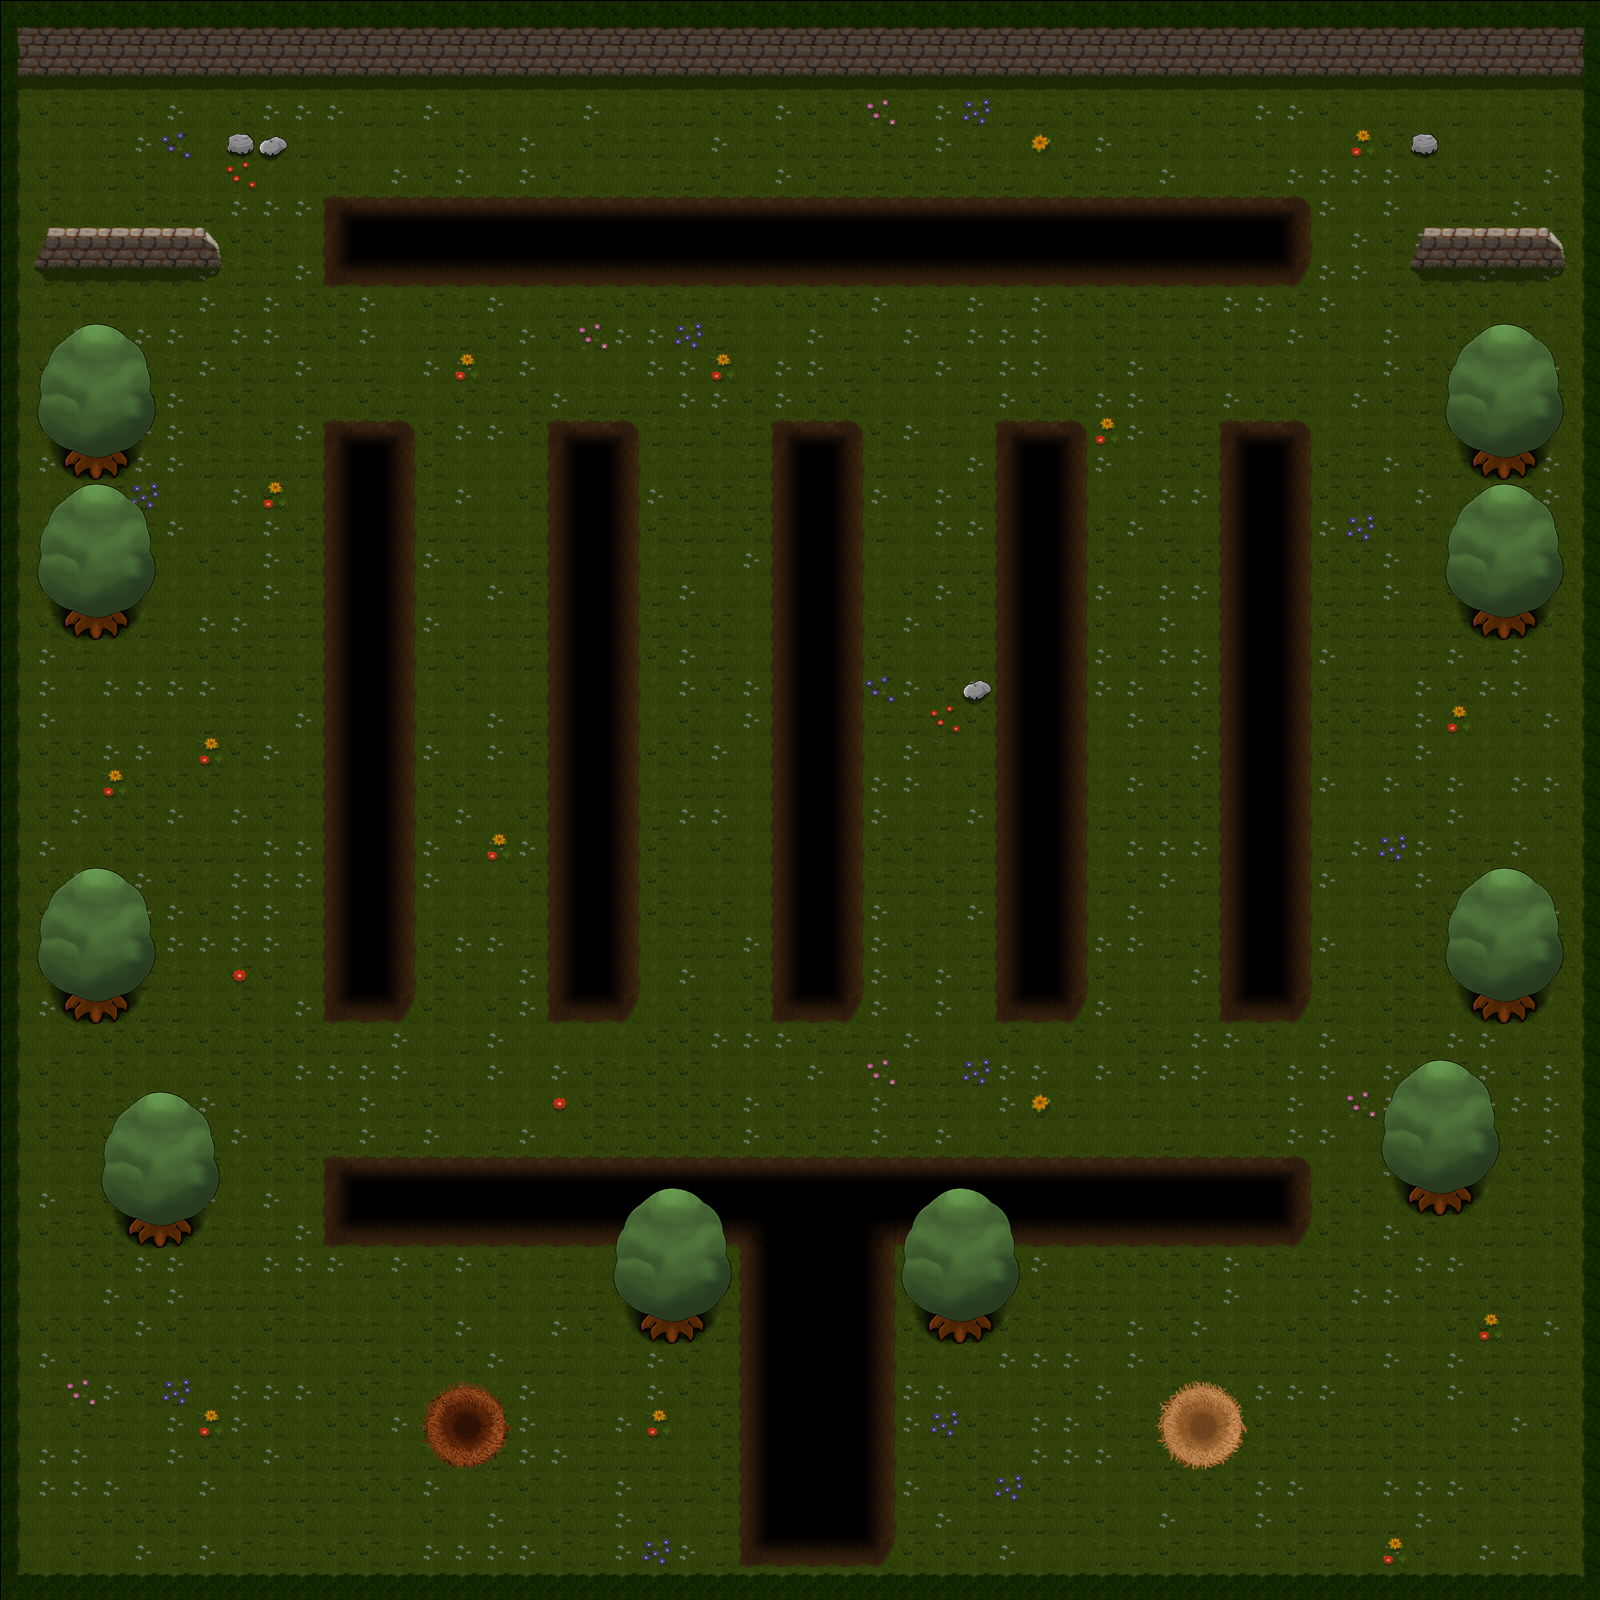

Below is a game level as drawn by its tile map, then a one-line description and the .tmx that defines it (tile-layer data replaced by summaries):
An orthogonal 50x50 tile map with 32x32 px tiles, 5 tile layers (Groundlayer (Rand, Wand, Terrain), Zonelayer (hohes Gras, Start), Detaillayer (Deko), Overlayer, ...), 16 tilesets and 75 objects (29x solid, 8x hole, startb, startw).

<map version="1.0" orientation="orthogonal" width="50" height="50" tilewidth="32" tileheight="32">
 <tileset firstgid="1" name="dummyWasserHalb" tilewidth="32" tileheight="32">
  <tileoffset x="1" y="1" />
  <properties>
   <property name="animation" value="" />
   <property name="animationDuration" value="0.15" />
   <property name="animationFrames" value="5" />
   <property name="animationTileOffset" value="5" />
  </properties>
  <image source="tiles/dummyWasserHalb.png" width="128" height="32" />
 </tileset>
 <tileset firstgid="5" name="egg" tilewidth="32" tileheight="32">
  <tileoffset x="1" y="1" />
  <properties>
   <property name="TYPE" value="egg" />
  </properties>
  <image source="tiles/egg.png" width="32" height="32" />
 </tileset>
 <tileset firstgid="6" name="carrot" tilewidth="32" tileheight="32">
  <tileoffset x="1" y="1" />
  <properties>
   <property name="TYPE" value="carrot" />
  </properties>
  <image source="tiles/carrot.png" width="32" height="32" />
 </tileset>
 <tileset firstgid="7" name="clover" tilewidth="32" tileheight="32">
  <tileoffset x="1" y="1" />
  <properties>
   <property name="TYPE" value="clover" />
  </properties>
  <image source="tiles/clover.png" width="32" height="32" />
 </tileset>
 <tileset firstgid="8" name="spinach" tilewidth="32" tileheight="32">
  <tileoffset x="1" y="1" />
  <properties>
   <property name="TYPE" value="spinach" />
  </properties>
  <image source="tiles/spinach.png" width="32" height="32" />
 </tileset>
 <tileset firstgid="9" name="bridge_horizontal_left" tilewidth="32" tileheight="96">
  <tileoffset x="1" y="1" />
  <image source="tiles/bridge_horizontal_left.png" width="32" height="96" />
 </tileset>
 <tileset firstgid="10" name="bridge_horizontal_middle" tilewidth="32" tileheight="96">
  <tileoffset x="1" y="1" />
  <image source="tiles/bridge_horizontal_middle.png" width="32" height="96" />
 </tileset>
 <tileset firstgid="11" name="bridge_horizontal_right" tilewidth="32" tileheight="96">
  <tileoffset x="1" y="1" />
  <image source="tiles/bridge_horizontal_right.png" width="32" height="96" />
 </tileset>
 <tileset firstgid="12" name="bridge_vertical_bottom" tilewidth="96" tileheight="32">
  <tileoffset x="1" y="1" />
  <image source="tiles/bridge_vertical_bottom.png" width="96" height="32" />
 </tileset>
 <tileset firstgid="13" name="bridge_vertical_middle" tilewidth="96" tileheight="32">
  <tileoffset x="1" y="1" />
  <image source="tiles/bridge_vertical_middle.png" width="96" height="32" />
 </tileset>
 <tileset firstgid="14" name="bridge_vertical_top" tilewidth="96" tileheight="32">
  <tileoffset x="1" y="1" />
  <image source="tiles/bridge_vertical_top.png" width="96" height="32" />
 </tileset>
 <tileset firstgid="15" name="dummyTilesHalb" tilewidth="32" tileheight="32">
  <tileoffset x="1" y="1" />
  <image source="tiles/dummyTilesHalb.png" width="512" height="512" />
  <terraintypes>
   <terrain name="Gras" tile="-1" />
   <terrain name="Weg" tile="-1" />
   <terrain name="Abgrund" tile="-1" />
   <terrain name="Wasser" tile="-1" />
  </terraintypes>
  <tile id="0" terrain="0,0,0,0" />
  <tile id="1" terrain="0,0,0,0" />
  <tile id="2" terrain="0,0,0,0" />
  <tile id="3" terrain="0,0,0,0" />
  <tile id="16" terrain="0,0,0,1" />
  <tile id="17" terrain="0,0,1,1" />
  <tile id="18" terrain="0,0,1,0" />
  <tile id="32" terrain="0,1,0,1" />
  <tile id="33" terrain="1,1,1,1" />
  <tile id="34" terrain="1,0,1,0" />
  <tile id="35" terrain="0,1,1,1" />
  <tile id="36" terrain="1,0,1,1" />
  <tile id="48" terrain="0,1,0,0" />
  <tile id="49" terrain="1,1,0,0" />
  <tile id="50" terrain="1,0,0,0" />
  <tile id="51" terrain="1,1,0,1" />
  <tile id="52" terrain="1,1,1,0" />
  <tile id="64" terrain="0,0,0,3" />
  <tile id="65" terrain="0,0,3,3" />
  <tile id="66" terrain="0,0,3,0" />
  <tile id="69" terrain="0,0,0,2" />
  <tile id="70" terrain="0,0,2,2" />
  <tile id="71" terrain="0,0,2,0" />
  <tile id="80" terrain="0,3,0,3" />
  <tile id="81" terrain="3,3,3,3" />
  <tile id="82" terrain="3,0,3,0" />
  <tile id="83" terrain="0,3,3,3" />
  <tile id="84" terrain="3,0,3,3" />
  <tile id="85" terrain="0,2,0,2" />
  <tile id="86" terrain="2,2,2,2" />
  <tile id="87" terrain="2,0,2,0" />
  <tile id="88" terrain="0,2,2,2" />
  <tile id="89" terrain="2,0,2,2" />
  <tile id="96" terrain="0,3,0,0" />
  <tile id="97" terrain="3,3,0,0" />
  <tile id="98" terrain="3,0,0,0" />
  <tile id="99" terrain="3,3,0,3" />
  <tile id="100" terrain="3,3,3,0" />
  <tile id="101" terrain="0,2,0,0" />
  <tile id="102" terrain="2,2,0,0" />
  <tile id="103" terrain="2,0,0,0" />
  <tile id="104" terrain="2,2,0,2" />
  <tile id="105" terrain="2,2,2,0" />
 </tileset>
 <tileset firstgid="271" name="bush" tilewidth="64" tileheight="64">
  <tileoffset x="1" y="1" />
  <properties>
   <property name="TYPE" value="bush" />
  </properties>
  <image source="tiles/bush.png" width="64" height="64" />
 </tileset>
 <tileset firstgid="272" name="straw" tilewidth="64" tileheight="64">
  <tileoffset x="1" y="1" />
  <properties>
   <property name="TYPE" value="hay" />
  </properties>
  <image source="tiles/straw.png" width="64" height="64" />
 </tileset>
 <tileset firstgid="273" name="switch" tilewidth="64" tileheight="64">
  <tileoffset x="1" y="1" />
  <image source="tiles/switch.png" width="64" height="64" />
 </tileset>
 <tileset firstgid="274" name="home" tilewidth="32" tileheight="32">
  <tileoffset x="1" y="1" />
  <image source="tiles/home.png" width="192" height="96" />
 </tileset>
 <layer name="Groundlayer (Rand, Wand, Terrain)" width="50" height="50">
  <data>[2500 cells, 2500 non-empty, 29 distinct tile ids]</data>
 </layer>
 <layer name="Zonelayer (hohes Gras, Start)" width="50" height="50">
  <data>[2500 cells, 26 non-empty, 26 distinct tile ids]</data>
 </layer>
 <layer name="Detaillayer (Deko)" width="50" height="50">
  <data>[2500 cells, 88 non-empty, 17 distinct tile ids]</data>
 </layer>
 <objectgroup name="Brueckenebene" width="50" height="50" />
 <objectgroup name="Aktionsebene (Ei, Schalter, Busch, Futter)" width="50" height="50">
  <object gid="5" x="32" y="128" />
  <object gid="5" x="64" y="224" />
  <object gid="5" x="1472" y="192" />
  <object gid="5" x="1536" y="128" />
  <object gid="5" x="1120" y="480" />
  <object gid="5" x="896" y="704" />
  <object gid="5" x="672" y="896" />
  <object gid="5" x="448" y="480" />
  <object gid="5" x="672" y="160" />
  <object gid="5" x="800" y="128" />
  <object gid="5" x="1504" y="1408" />
  <object gid="5" x="1440" y="1472" />
  <object gid="5" x="96" y="1504" />
  <object gid="5" x="64" y="1376" />
  <object gid="8" x="1184" y="704" />
  <object gid="7" x="992" y="160" />
  <object gid="7" x="128" y="768" />
  <object gid="6" x="1408" y="768" />
  <object gid="6" x="416" y="864" />
  <object gid="94" x="704" y="832" />
  <object gid="5" x="704" y="832" />
  <object gid="5" x="1536" y="512" />
  <object gid="5" x="32" y="928" />
  <object gid="271" x="1344" y="256" />
  <object gid="271" x="256" y="256" />
  <object gid="271" x="160" y="224" />
  <object gid="271" x="1408" y="224" />
  <object gid="271" x="1312" y="1216" />
  <object gid="271" x="1472" y="1248" />
  <object gid="271" x="32" y="1280" />
  </objectgroup>
 <objectgroup name="Zonenebene" width="50" height="50">
  <!-- 10 objects omitted --></objectgroup>
 <objectgroup name="Renderlayer" width="50" height="50">
  <properties>
   <property name="renderEntities" value="true" />
  </properties>
 </objectgroup>
 <objectgroup name="Spielerebene (physikalische Zone)" width="50" height="50">
  <!-- 29 objects omitted --></objectgroup>
 <layer name="Overlayer" width="50" height="50">
  <data>[2500 cells, 175 non-empty, 22 distinct tile ids]</data>
 </layer>
 <layer name="Overoverlayer(je nach Bedarf)" width="50" height="50">
  <data>[2500 cells, 0 non-empty, 0 distinct tile ids]</data>
 </layer>
</map>
<!-- 45 of 75 objects omitted -->
